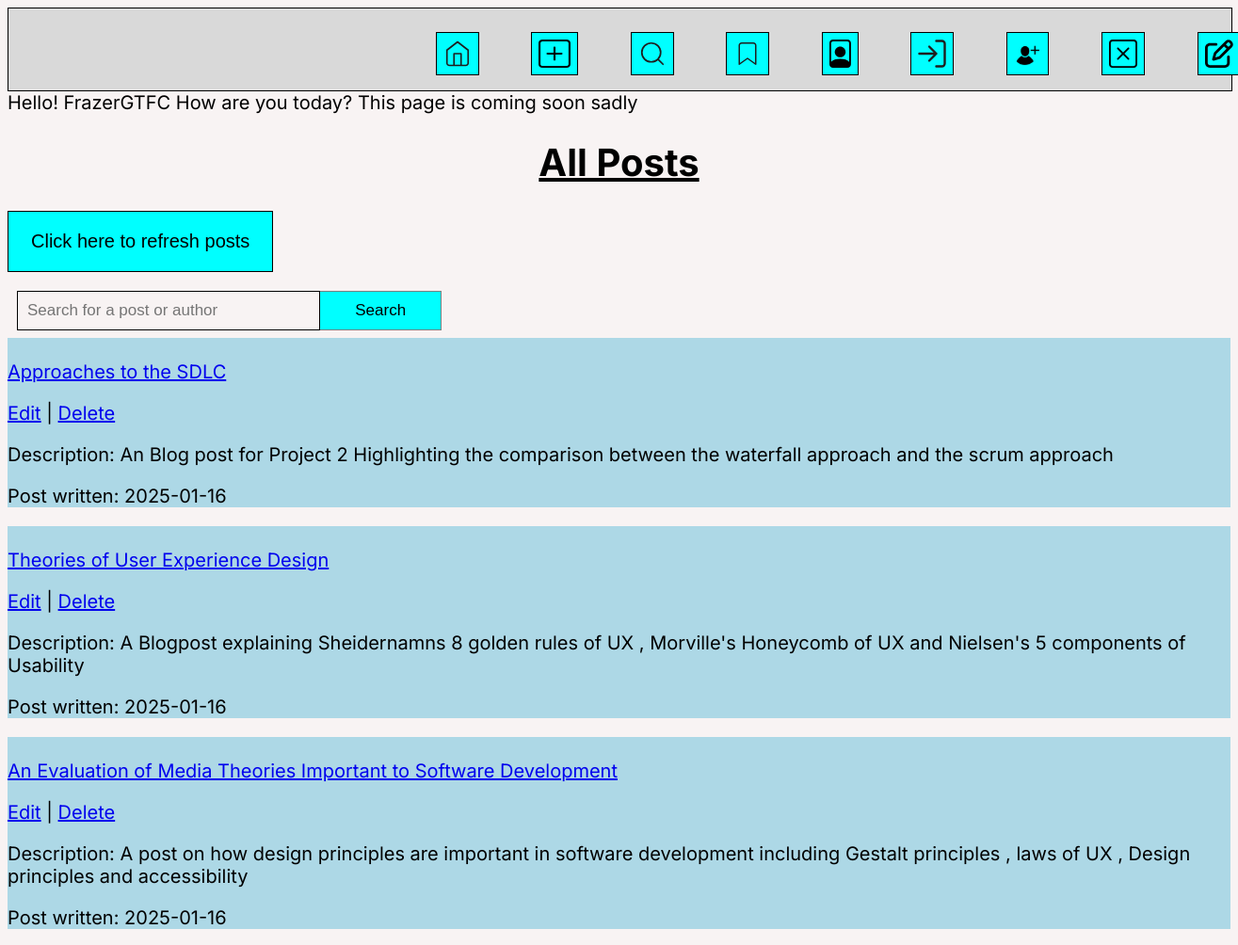
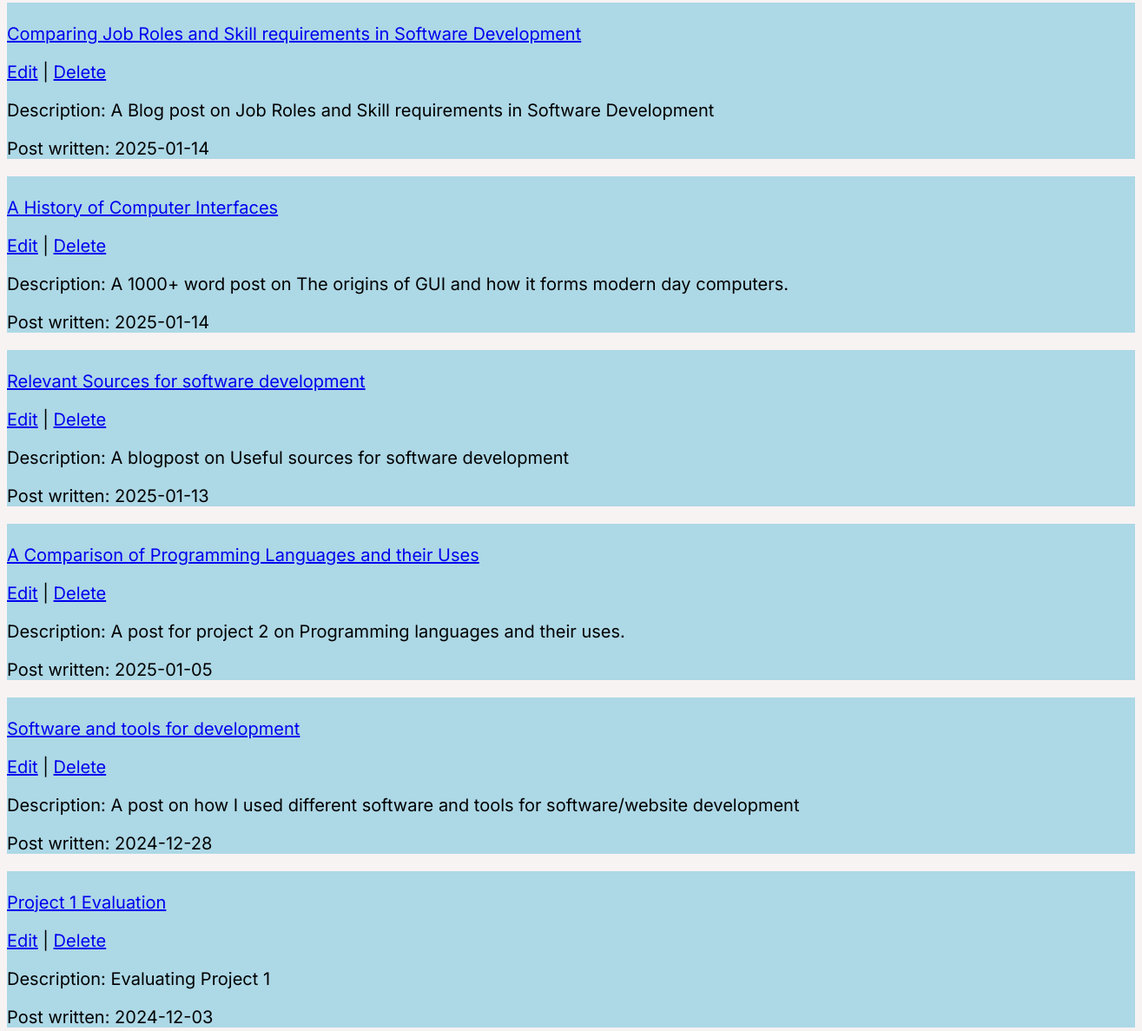
The page /bookmarked_posts.php (signed in, upper part) on the database as committed earlier (2 pictures, top to bottom).
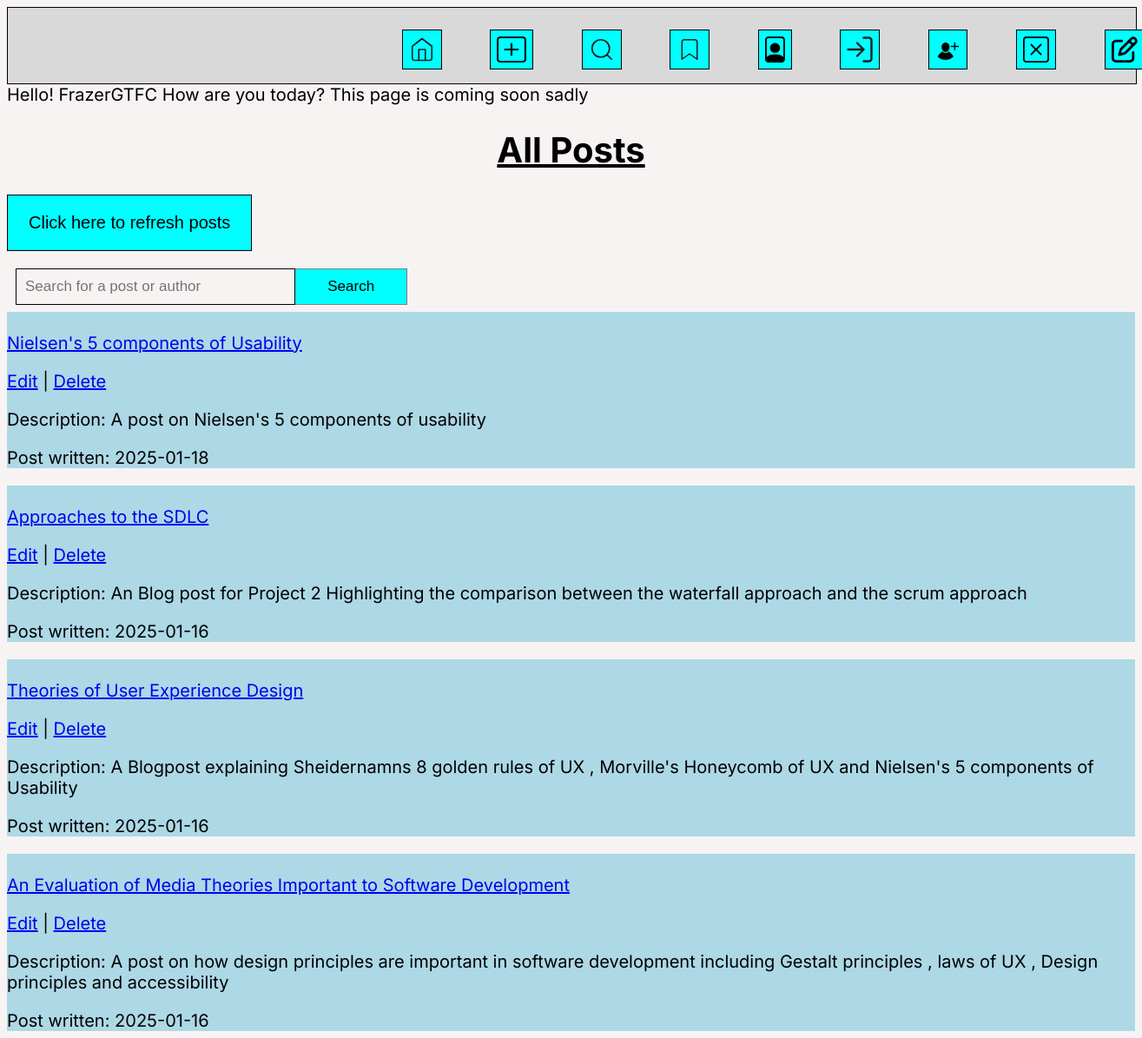
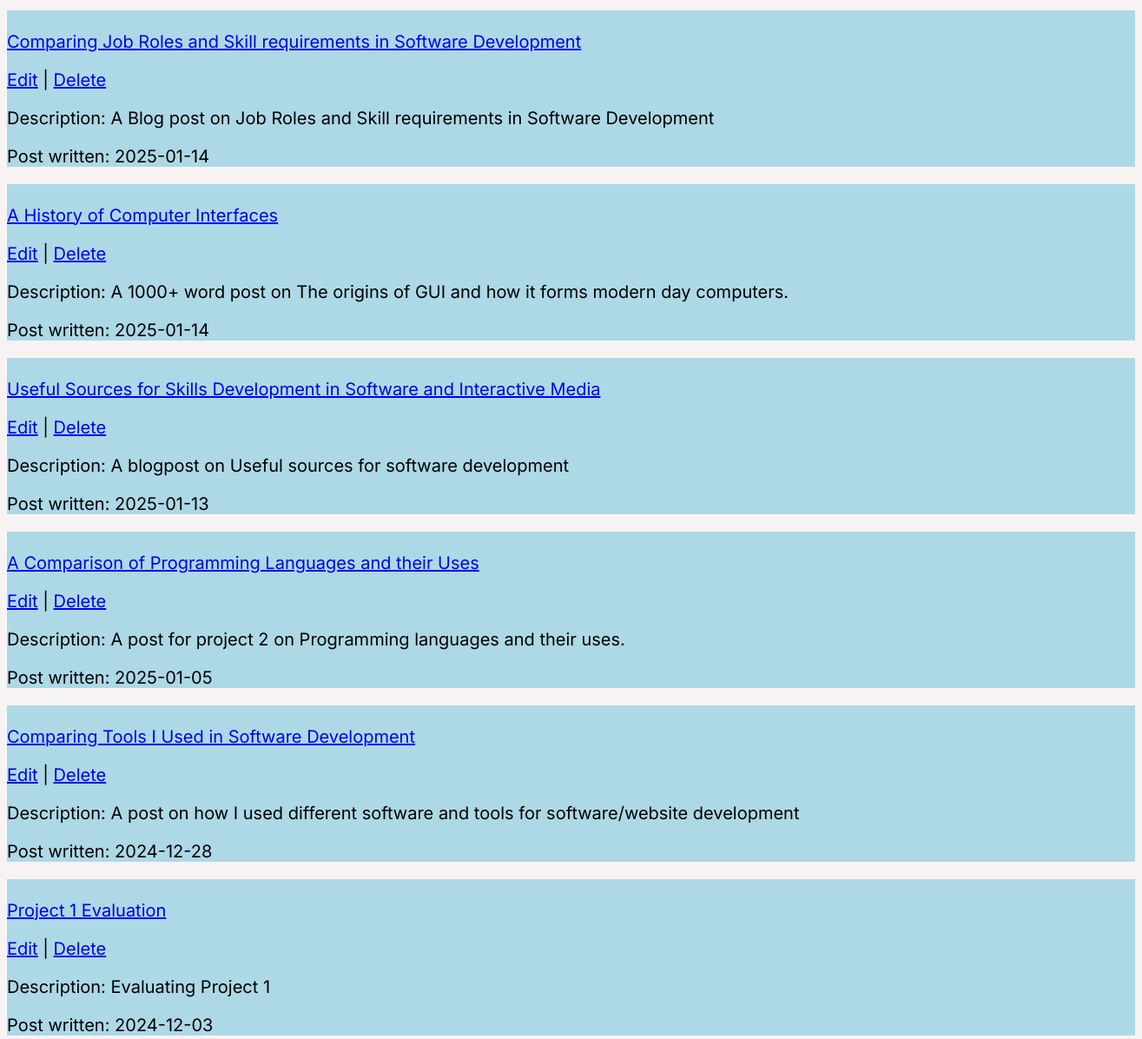
The same page on the database as committed later (2 pictures, top to bottom).
### tables this page shows
CREATE TABLE `posts` (
  `id` int(12) UNSIGNED NOT NULL,
  `title` varchar(255) NOT NULL,
  `description` varchar(255) NOT NULL,
  `post_txt` mediumtext NOT NULL,
  `picture` blob NOT NULL,
  `created` date NOT NULL DEFAULT current_timestamp()
);

### bookmarked_posts.php (the view, shortened to what this page needs)
<?php
include 'connectdb.php';
$role = $_SESSION['role'] ?? '';
$posts = [];
if (empty($posts)) {
    $stmt = $conn->prepare("SELECT * FROM posts ORDER BY created DESC");
    $stmt->execute();
    $result = $stmt->get_result();
    while ($row = $result->fetch_assoc()) {
        $posts[] = $row;
    }
}
$username = $_SESSION['username'] ?? 'Guest';
?>
<!DOCTYPE html>
<html lang="en">
<head>
    <link rel="stylesheet" href="list_posts.css">
</head>
<body>
<nav class="Header">
        <a class="icon" class="icon" href="index.php">
            <img src="Home.svg">
            </a>
            <a class="icon" href="new_post_form.php">
            <img src="create_post.svg">
            </a>
            <a class="icon" href="list_posts.php">
            <img src="Search.svg">
        <a class="icon" href="bookmarked_posts.php">
        <img src="Bookmark.svg">
        </a>
            <a class="icon" href="view_profile.php">
            <img src="Account.svg">
            </a>
            </a>
            <a class="icon" href="login.php">
            <img src="login.svg">
            </a>
            <a class="icon" href="signup.php">
            <img src="signup.svg">
            </a>
            <a class="icon" href="delete_profile.php">
        <img src="delete_profile.svg">
        </a>
        <a class="icon" href="feedback.php">
        <img src="feedback.svg">
        </a>
        </nav>
    <?php
    echo "Hello! {$username} How are you today? This page is coming soon sadly ";
    ?>
    <h1 class="title"><b><u>All Posts</u></b></h1>
    <div class="refresh">
        <button> <a href="bookmarked_posts.php"> Click here to refresh posts</a></button>
    </div>
    <div class="search-button">
        <form method='POST'>
            <input type="text" placeholder="Search for a post or author" name="search">
            <button name="submit">Search</button>
        </form>
    </div>
    <div class="posts-container">
        <?php
        if (!empty($posts)) {
            foreach ($posts as $row) {
                echo '<section class="postCard">';
                echo '<p><a href="retrieve_post.php?id=' . htmlspecialchars($row['id']) . '">' . '<br>', htmlspecialchars($row['title']) . '</a></p>';
                if($role == 'admin'){
                    echo '<p>
                        <a href="edit_post_form.php?id=' . htmlspecialchars($row['id']) . '">Edit</a> |
                        <a onclick="return confirm(\'Do You Really Want To Delete This?\')" href="delete_post.php?id=' . htmlspecialchars($row['id']) . '">Delete</a>
                    </p>';
                }
                echo '<p>Description: ' . htmlspecialchars($row['description']) . '</p>';
                echo '<p>Post written: ' . htmlspecialchars($row['created']) . '</p>';
                echo '</section>';
            }
        } else {
            echo "<p>No posts found.</p>";
        }
        ?>
    </div>
</body>
</html>

Rows that differ between the two databases and show on the page:
added posts: title "Nielsen's 5 components of Usability", description "A post on Nielsen's 5 components of usability", created "2025-01-18"
changed posts "A blogpost on Useful sources for software development": title "Relevant Sources for software development" → "Useful Sources for Skills Development in Software and Interactive Media"
changed posts: title "Software and tools for development" → "Comparing Tools I Used in Software Development"
